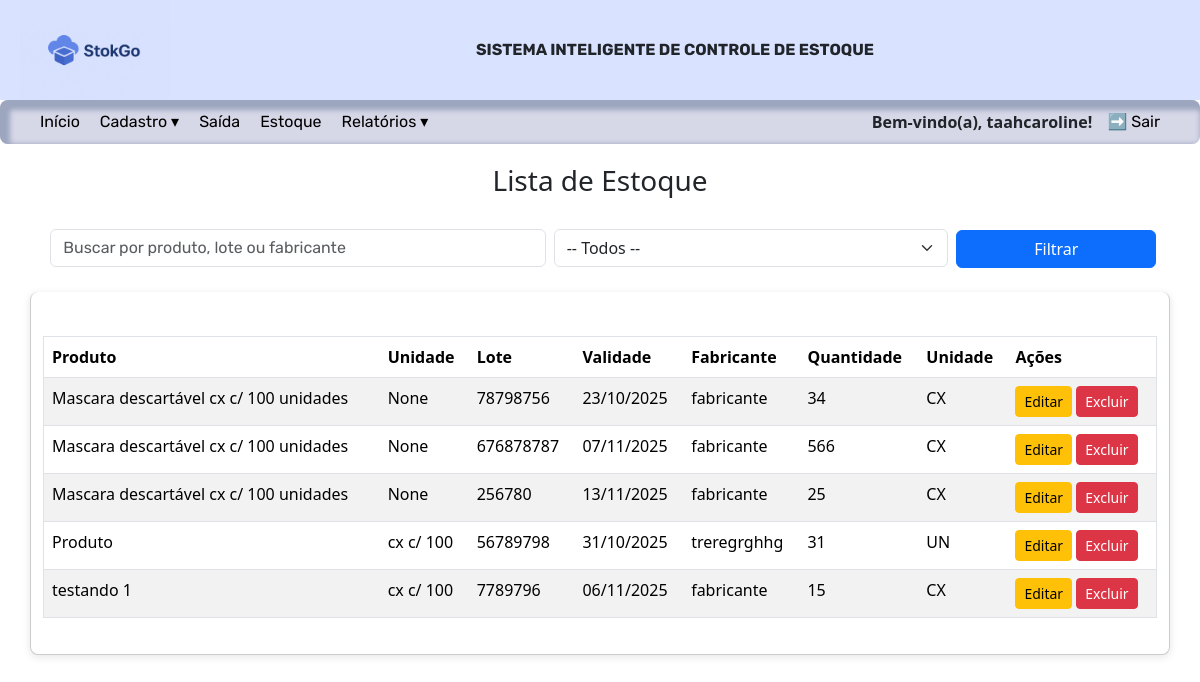
Screenshot of /estoque/ (signed in) with the database file from the repository.
### inventario/models.py (models this page shows, shortened)
class Cadastroitens(models.Model):
    produto = models.ForeignKey(Produto, related_name="lotes", on_delete=models.CASCADE)
    lote = models.CharField('Lote', max_length=15)
    validade = models.DateField('Validade')
    fornecedor = models.CharField('Fornecedor', max_length=50)
    quantidade = models.IntegerField('Quantidade')
    UNIDADE_MEDIDA_CHOICES = [
        ('UN', 'Unidade'),
        ('CX', 'Caixa'),
        ('PCT', 'PCT'),
    ]
    ORIGEM_CHOICES = [
        ('Almoxarifado', 'Almoxarifado'),
        ('Doação', 'Doação'),
        ('Empréstimo', 'Empréstimo'),
    ]
    unidade = models.CharField('Unidade de Medida', max_length=5, choices=UNIDADE_MEDIDA_CHOICES, default='UN')
    origem = models.CharField('Origem', max_length=15, choices=ORIGEM_CHOICES, default='Almoxarifado')
    data = models.DateTimeField(auto_now_add=True)

class Produto(models.Model):
    nome = models.CharField('Produto', max_length=100)
    descricao = models.CharField('Descrição', max_length=100, blank=True, null=True)  # nova coluna

### inventario/views.py (the view, shortened to what this page needs)
# urls.py: path("estoque/", views.estoque, name="estoque"),
@login_required
def estoque(request):
    busca = request.GET.get('q')
    filtro = request.GET.get('filtro')
    hoje = now().date()
    prazo_curto = hoje + timedelta(days=30)
    itens = Cadastroitens.objects.select_related('produto').all().order_by('produto__nome', 'validade')
    if filtro == "vencidos":
        itens = itens.filter(validade__lt=hoje)
    elif filtro == "validade_proxima":
        itens = itens.filter(validade__range=[hoje, prazo_curto])
    elif filtro == "estoque_baixo":
        itens = itens.filter(quantidade__lt=10)
    elif filtro == "disponivel":
        itens = itens.filter(quantidade__gt=0, validade__gte=hoje)
    return render(request, 'estoque.html', {'itens': itens,  'busca': busca,
        'filtro': filtro,
        'today': hoje, })

### inventario/templates/estoque.html (shortened to what this page needs)
{% extends 'index.html' %}
{% block content %}
<h3>Lista de Estoque</h3>
<form method="get" class="mb-3">
  <div class="row gx-2 align-items-center justify-content-center" id="busca">
    <div class="col-md-5 col-12 text-center">
      <input type="text" name="q" class="form-control" placeholder="Buscar por produto, lote ou fabricante"   {% if busca and busca != 'none' %}
      value="{{ busca }}"
    {% else %}
      value=""
    {% endif %}">
    </div>
    <div class="col-md-4 col-12 text-center">
      <select name="filtro" class="form-select">
        <option value="">-- Todos --</option>
      </select>
    </div>
    <div class="col-md-2 col-12 text-center" id="filtrar">
      <button type="submit" class="btn btn-primary w-80">Filtrar</button>
    </div>
  </div>
  </form>
<div class="container mt-4">
<table class="table table-striped mt-4">
    <thead>
        <tr>
            <th>Produto</th>
            <th>Unidade</th>
            <th>Lote</th>
            <th>Validade</th>
            <th>Fabricante</th>
            <th>Quantidade</th>
            <th>Unidade</th>
            <th>Ações</th>
        </tr>
    </thead>
    <tbody>
        {% for item in itens %}
        <tr
        >
            <td>{{ item.produto.nome }}</td>
            <td>{{ item.produto.descricao }}</td>
            <td>{{ item.lote }}</td>
            <td>{{ item.validade|date:"d/m/Y" }}</td>
            <td>{{ item.fornecedor }}</td>
            <td>{{ item.quantidade }}</td>
            <td>{{ item.unidade }}</td>
            <td>
                <a href="{% url 'editar_item' item.id %}" class="btn btn-sm btn-warning">Editar</a>
                <a href="{% url 'excluir_item' item.id %}" class="btn btn-sm btn-danger">Excluir</a>
            </td>
        </tr>
        {% empty %}
        <tr>
            <td colspan="7">Nenhum item encontrado.</td>
        </tr>
        {% endfor %}
    </tbody>
</table></div>
{% endblock %}

### inventario/templates/index.html (shortened to what this page needs)
{% load static %}
<!DOCTYPE html>
<html lang="en">
<head>
    <link rel="stylesheet" type="text/css" href="{% static 'css/style.css' %}">
    <link href="https://cdn.jsdelivr.net/npm/bootstrap@5.3.7/dist/css/bootstrap.min.css" rel="stylesheet">
</head>
<body>
  <header>
    <img src="{% static 'imagens/logo.png' %}" alt="Logo">
    <p>Sistema inteligente de controle de estoque</p>
  </header>
  <nav>
    <ul class="menu-principal">
      <li><a class="menu" href="{% url 'home' %}">Início</a></li>
      {% if user.is_authenticated %}
        <li>
          <a href="#">Cadastro ▾</a>
        </li>
        <li><a class="menu" href="{% url 'baixa' %}">Saída</a></li>
        <li><a href="{% url 'estoque' %}">Estoque</a></li>
        <li>
          <a href="#">Relatórios ▾</a>
        </li>
      {% endif %}
    </ul>
    <ul class="login-area">
      <li class="login-name">
        {% if user.is_authenticated %}
          <span>Bem-vindo(a), {{ user.first_name|default:user.username }}!</span>
        {% else %}
          <span>Bem-vindo(a), visitante!</span>
        {% endif %}
      </li>
      <li class="login-menu">
        {% if user.is_authenticated %}
          <a class="menu" href="{% url 'logout' %}">➡️ Sair</a>
        {% else %}
          <a class="menu" href="{% url 'login' %}">⬅️ Fazer login</a>
        {% endif %}
      </li>
    </ul>
  </nav>
 <body>
        {% block content %}{% endblock %}
</body>
</html>

### inventario/templates/static/CSS/style.css (style rules this page uses)
header { display: flex; align-items: center; height: 100px; background-color: #d9e2ff; padding: 0 20px; overflow: hidden; }
header img { height: 100%; width: auto; max-width: 200px; object-fit: cover; }
header p { margin: 0 auto; font-size: 16px; text-align: center; font-family: "Rubik", sans-serif; text-transform: uppercase; font-weight: bold; }
nav, nav ul, nav li { list-style: none; margin: 0; padding: 0; }
nav { background-color: #d6d7e7; border-radius: 8px; box-shadow: inset 5px 5px 5px 5px #9ca6bf; display: flex; justify-content: space-between; padding: 10px 20px; }
nav > ul { display: flex; }
nav li { position: relative; display: inline-block; margin-left: 20px; }
nav a { display: block; color: #000; font-size: 16px; text-decoration: none; font-family: "Rubik", sans-serif; }
nav .login-area { display: flex; justify-content: flex-end; align-items: center; margin-left: 20px; margin-right: 20px; }
nav .login-area li { margin-left: 15px; }
nav .login-name { font-size: 16px; font-weight: bold; }
nav .login-menu a { font-size: 16px; color: #000; font-weight: normal; }
nav .login-name span { display: inline-block; min-width: 200px; text-align: right; }
h3 { padding-top: 20px; text-align: center; }
table { width: 100%; border-collapse: collapse; margin-bottom: 20px; }
table, th, td { border: 1px solid #ddd; }
th, td { padding: 8px; text-align: left; }
th { background-color: #f2f2f2; }
.container { max-width: 800px; margin: 0 auto; padding: 20px; background-color: #ffffff; border-radius: 8px; border: 1px solid #ccc; border-top: none; box-shadow: 0 2px 8px rgba(0,0,0,0.1); }
form .form-label, form .form-control, form .form-group { font-family: "Rubik", sans-serif; font-size: 16px !important; color: #333 !important; font-optical-sizing: auto; font-weight: weight; font-style: normal; font-variation-settings: "wdth" 100; }
button[type="submit"] { display: block; width: 200px; margin: 20px auto 0; }
#filtrar { margin-top: -18px; }
#busca { margin-top:30px; }

### rows the page displays
Cadastroitens: produto.nome "Mascara descartável cx c/ 100 unidades", produto.descricao "None", lote "78798756", validade "23/10/2025", fornecedor "fabricante", quantidade "34", unidade "CX"
Cadastroitens: produto.nome "Mascara descartável cx c/ 100 unidades", produto.descricao "None", lote "676878787", validade "07/11/2025", fornecedor "fabricante", quantidade "566", unidade "CX"
Cadastroitens: produto.nome "Mascara descartável cx c/ 100 unidades", produto.descricao "None", lote "256780", validade "13/11/2025", fornecedor "fabricante", quantidade "25", unidade "CX"
Cadastroitens: produto.nome "Produto", produto.descricao "cx c/ 100", lote "56789798", validade "31/10/2025", fornecedor "treregrghhg", quantidade "31", unidade "UN"
Cadastroitens: produto.nome "testando 1", produto.descricao "cx c/ 100", lote "7789796", validade "06/11/2025", fornecedor "fabricante", quantidade "15", unidade "CX"

### other values shown
{{ user.first_name|default:user.username }} "taahcaroline"
